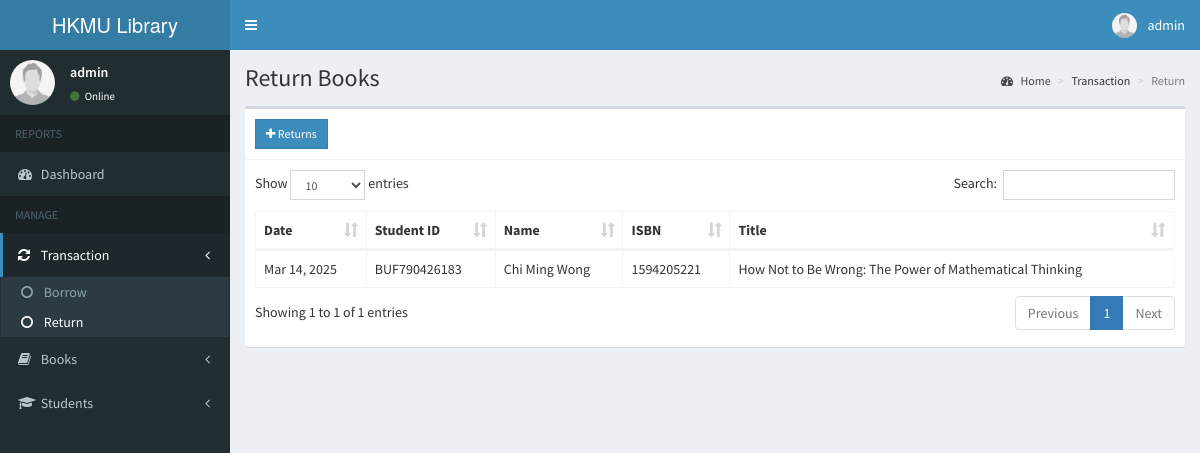
The page /admin/return.php (signed in) on the database its author committed.
### tables this page shows
CREATE TABLE `returns` (
  `id` int(11) NOT NULL,
  `student_id` int(11) NOT NULL,
  `book_id` int(11) NOT NULL,
  `date_return` date NOT NULL
);

CREATE TABLE `students` (
  `id` int(11) NOT NULL,
  `student_id` varchar(15) NOT NULL,
  `firstname` varchar(50) NOT NULL,
  `lastname` varchar(50) NOT NULL,
  `photo` varchar(200) NOT NULL,
  `course_id` int(11) NOT NULL,
  `created_on` date NOT NULL
);

CREATE TABLE `books` (
  `id` int(11) NOT NULL,
  `isbn` varchar(20) NOT NULL,
  `category_id` int(11) NOT NULL,
  `title` text NOT NULL,
  `author` varchar(150) NOT NULL,
  `publisher` varchar(150) NOT NULL,
  `publish_date` date NOT NULL,
  `status` int(1) NOT NULL
);

### admin/includes/session.php (called while the page is built, shortened)
<?php
	include 'includes/conn.php';
	$sql = "SELECT * FROM admin WHERE id = '".$_SESSION['admin']."'";
	$query = $conn->query($sql);
	$user = $query->fetch_assoc();
?>

### admin/return.php (the view, shortened to what this page needs)
<?php include 'includes/session.php'; ?>
<?php include 'includes/header.php'; ?>
<body class="hold-transition skin-blue sidebar-mini">
<div class="wrapper">
  <?php include 'includes/navbar.php'; ?>
  <?php include 'includes/menubar.php'; ?>
  <div class="content-wrapper">
    <section class="content-header">
      <h1>
        Return Books
      </h1>
      <ol class="breadcrumb">
        <li><a href="#"><i class="fa fa-dashboard"></i> Home</a></li>
        <li>Transaction</li>
        <li class="active">Return</li>
      </ol>
    </section>
    <section class="content">
      <div class="row">
        <div class="col-xs-12">
          <div class="box">
            <div class="box-header with-border">
              <a href="#addnew" data-toggle="modal" class="btn btn-primary btn-sm btn-flat"><i class="fa fa-plus"></i> Returns</a>
            </div>
            <div class="box-body">
              <table id="example1" class="table table-bordered">
                <thead>
                  <th>Date</th>
                  <th>Student ID</th>
                  <th>Name</th>
                  <th>ISBN</th>
                  <th>Title</th>
                </thead>
                <tbody>
                  <?php
                    $sql = "SELECT *, students.student_id AS stud FROM returns LEFT JOIN students ON students.id=returns.student_id LEFT JOIN books ON books.id=returns.book_id ORDER BY date_return DESC";
                    $query = $conn->query($sql);
                    while($row = $query->fetch_assoc()){
                      echo "
                        <tr>
                          <td class='hidden'></td>
                          <td>".date('M d, Y', strtotime($row['date_return']))."</td>
                          <td>".$row['stud']."</td>
                          <td>".$row['firstname'].' '.$row['lastname']."</td>
                          <td>".$row['isbn']."</td>
                          <td>".$row['title']."</td>
                        </tr>
                      ";
                    }
                  ?>
                </tbody>
              </table>
            </div>
          </div>
        </div>
      </div>
    </section>
  </div>
</div>
</body>
</html>

### admin/includes/navbar.php (shortened to what this page needs)
<header class="main-header">
  <a href="#" class="logo">
    <span class="logo-lg">HKMU Library Borrowing System</span>
  </a>
  <nav class="navbar navbar-static-top">
    <a href="#" class="sidebar-toggle" data-toggle="push-menu" role="button">
    </a>
    <div class="navbar-custom-menu">
      <ul class="nav navbar-nav">
        <li class="dropdown user user-menu">
          <a href="#" class="dropdown-toggle" data-toggle="dropdown">
            <img src="<?php echo (!empty($user['photo'])) ? '../images/'.$user['photo'] : '../images/profile.jpg'; ?>" class="user-image" alt="User Image">
            <span class="hidden-xs"><?php echo $user['firstname'].' '.$user['lastname']; ?></span>
          </a>
        </li>
      </ul>
    </div>
  </nav>
</header>

### admin/includes/menubar.php (shortened to what this page needs)
<aside class="main-sidebar">
  <section class="sidebar">
    <div class="user-panel">
      <div class="pull-left image">
        <img src="<?php echo (!empty($user['photo'])) ? '../images/'.$user['photo'] : '../images/profile.jpg'; ?>" class="img-circle" alt="User Image">
      </div>
      <div class="pull-left info">
        <p><?php echo $user['firstname'].' '.$user['lastname']; ?></p>
        <a><i class="fa fa-circle text-success"></i> Online</a>
      </div>
    </div>
    <ul class="sidebar-menu" data-widget="tree">
      <li class="header">REPORTS</li>
      <li class=""><a href="home.php"><i class="fa fa-dashboard"></i> <span>Dashboard</span></a></li>
      <li class="header">MANAGE</li>
      <li class="treeview">
        <a href="#">
          <i class="fa fa-refresh"></i>
          <span>Transaction</span>
          <span class="pull-right-container">
            <i class="fa fa-angle-left pull-right"></i>
          </span>
        </a>
        <ul class="treeview-menu">
          <li><a href="borrow.php"><i class="fa fa-circle-o"></i> Borrow</a></li>
          <li><a href="return.php"><i class="fa fa-circle-o"></i> Return</a></li>
        </ul>
      </li>
      <li class="treeview">
        <a href="#">
          <i class="fa fa-book"></i>
          <span>Books</span>
          <span class="pull-right-container">
            <i class="fa fa-angle-left pull-right"></i>
          </span>
        </a>
      </li>
      <li class="treeview">
        <a href="#">
          <i class="fa fa-graduation-cap"></i>
          <span>Students</span>
          <span class="pull-right-container">
            <i class="fa fa-angle-left pull-right"></i>
          </span>
        </a>
      </li>
    </ul>
  </section>
</aside>

### rows shown on the page
returns: date_return "Mar 14, 2025", student.student_id "BUF790426183", student.firstname "Chi Ming", student.lastname "Wong", book.isbn "1594205221", book.title "How Not to Be Wrong: The Power of Mathematical Thinking"

### other values the page prints
$user['firstname'] "admin"
